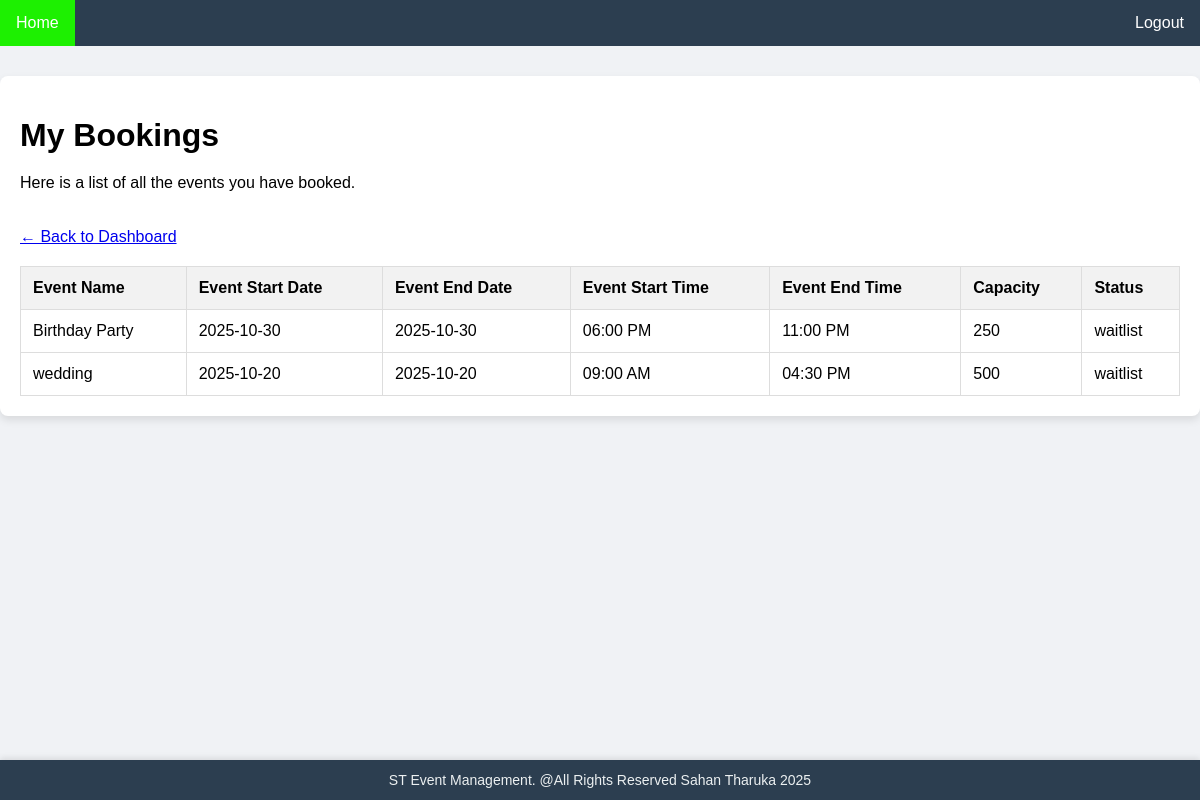
The page /my-bookings.php (signed in) on the database its author committed.
### tables this page shows
CREATE TABLE IF NOT EXISTS `bookings` (
  `booking_id` int UNSIGNED NOT NULL AUTO_INCREMENT,
  `client_id` int UNSIGNED NOT NULL,
  `event_id` int UNSIGNED NOT NULL,
  `booking_date` timestamp NOT NULL DEFAULT CURRENT_TIMESTAMP,
  `booking_status` enum('confirmed','cancelled','waitlist') NOT NULL DEFAULT 'confirmed',
  PRIMARY KEY (`booking_id`),
  KEY `idx_bookings_client` (`client_id`),
  KEY `idx_bookings_event` (`event_id`)
);

CREATE TABLE IF NOT EXISTS `events` (
  `event_id` int UNSIGNED NOT NULL AUTO_INCREMENT,
  `event_name` varchar(150) NOT NULL,
  `event_date` date NOT NULL,
  `end_date` date DEFAULT NULL,
  `start_time` time DEFAULT NULL,
  `end_time` time DEFAULT NULL,
  `event_status` enum('scheduled','completed','cancelled','pending') NOT NULL DEFAULT 'pending',
  `event_description` text,
  `venue_id` int UNSIGNED NOT NULL,
  `staff_id` int UNSIGNED NOT NULL,
  `max_attendees` int DEFAULT NULL,
  `created_at` timestamp NOT NULL DEFAULT CURRENT_TIMESTAMP,
  PRIMARY KEY (`event_id`),
  KEY `idx_events_venue` (`venue_id`),
  KEY `idx_events_staff` (`staff_id`)
);

### my-bookings.php (the view, shortened to what this page needs)
<?php
include_once 'header.php';
require_once 'includes/dbconnection.php';
?>
<div class="page-container" style="max-width: 1200px; margin: 30px auto; padding: 20px; background-color: #fff; border-radius: 8px;">
    <h1>My Bookings</h1>
    <p>Here is a list of all the events you have booked.</p>
    <a href="client.php" style="display:inline-block; margin: 20px 0;">&larr; Back to Dashboard</a>
    <table style="width:100%; border-collapse: collapse;">
        <thead style="background-color: #f2f2f2;">
            <tr>
                <th style="padding: 12px; border: 1px solid #ddd; text-align: left;">Event Name</th>
                <th style="padding: 12px; border: 1px solid #ddd; text-align: left;">Event Start Date</th>
                <th style="padding: 12px; border: 1px solid #ddd; text-align: left;">Event End Date</th>
                <th style="padding: 12px; border: 1px solid #ddd; text-align: left;">Event Start Time</th>
                <th style="padding: 12px; border: 1px solid #ddd; text-align: left;">Event End Time</th>
                <th style="padding: 12px; border: 1px solid #ddd; text-align: left;">Capacity</th>
                <th style="padding: 12px; border: 1px solid #ddd; text-align: left;">Status</th>
            </tr>
        </thead>
        <tbody>
            <?php
            $client_id = $_SESSION['user_id'];
            $sql = "SELECT
                        events.event_name, events.event_date, events.end_date, events.start_time, events.end_time, events.max_attendees,
                        venues.venue_name,
                        bookings.booking_date, bookings.booking_status
                    FROM bookings
                    JOIN events ON bookings.event_id = events.event_id
                    JOIN venues ON events.venue_id = venues.venue_id
                    WHERE bookings.client_id = ?
                    ORDER BY events.event_date DESC";
            $stmt = mysqli_stmt_init($conn);
            if (mysqli_stmt_prepare($stmt, $sql)) {
                mysqli_stmt_bind_param($stmt, "i", $client_id);
                mysqli_stmt_execute($stmt);
                $result = mysqli_stmt_get_result($stmt);
                if (mysqli_num_rows($result) > 0) {
                    while($row = mysqli_fetch_assoc($result)) {
                        echo "<tr>";
                        echo "<td style='padding: 12px; border: 1px solid #ddd;'>" . htmlspecialchars($row['event_name']) . "</td>";
                        echo "<td style='padding: 12px; border: 1px solid #ddd;'>" . htmlspecialchars($row['event_date']) . "</td>";
                        $end_date = !empty($row['end_date']) ? htmlspecialchars($row['end_date']) : 'N/A';
                        echo "<td style='padding: 12px; border: 1px solid #ddd;'>" . $end_date . "</td>";
                        $start_time = !empty($row['start_time']) ? date('h:i A', strtotime($row['start_time'])) : 'N/A';
                        $end_time = !empty($row['end_time']) ? date('h:i A', strtotime($row['end_time'])) : 'N/A';
                        echo "<td style='padding: 12px; border: 1px solid #ddd;'>" . $start_time . "</td>";
                        echo "<td style='padding: 12px; border: 1px solid #ddd;'>" . $end_time . "</td>";
                        echo "<td style='padding: 12px; border: 1px solid #ddd;'>" . htmlspecialchars($row['max_attendees']) . "</td>";
                        echo "<td style='padding: 12px; border: 1px solid #ddd;'>" . htmlspecialchars($row['booking_status']) . "</td>";
                        echo "</tr>";
                    }
                } else {
                    echo "<tr><td colspan='7' style='padding: 12px; border: 1px solid #ddd; text-align: center;'>You have not made any bookings yet.</td></tr>";
                }
            }
            ?>
        </tbody>
    </table>
</div>
<?php
    include_once 'footer.php';
?>

### header.php (style rules this page uses)
body { font-family:sans-serif;margin:0;padding:0;background-color:#f0f2f5; }
.page-container { max-width:1100px;margin:30px auto;padding:20px;background-color:#fff;border-radius:8px;box-shadow:0 4px 8px rgba(0,0,0,0.1); }
.form-container h1, .page-container h1, .page-container h2 { margin-bottom:20px; }

### my-bookings.php (style rules this page uses)
body { margin: 0; padding: 0; background-image: url('uploads/Create Event.png'); background-size: cover; background-position: center; background-repeat: no-repeat; height: 100vh; }

### rows shown on the page
bookings: event.event_name "Birthday Party", event.event_date "2025-10-30", event.end_date "2025-10-30", event.start_time "06:00 PM", event.end_time "11:00 PM", event.max_attendees "250", booking_status "waitlist"
bookings: event.event_name "wedding", event.event_date "2025-10-20", event.end_date "2025-10-20", event.start_time "09:00 AM", event.end_time "04:30 PM", event.max_attendees "500", booking_status "waitlist"
